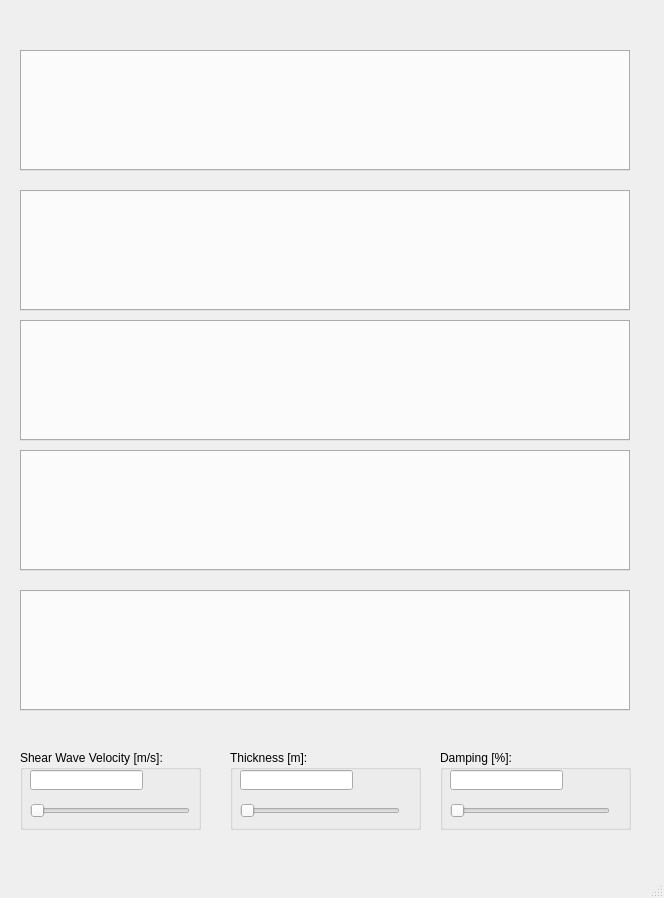
<?xml version="1.0" encoding="UTF-8"?>
<ui version="4.0">
 <class>MainWindow</class>
 <widget class="QMainWindow" name="MainWindow">
  <property name="geometry">
   <rect>
    <x>0</x>
    <y>0</y>
    <width>664</width>
    <height>898</height>
   </rect>
  </property>
  <property name="windowTitle">
   <string>MainWindow</string>
  </property>
  <widget class="QWidget" name="centralwidget">
   <widget class="QTabWidget" name="tabWidget">
    <property name="geometry">
     <rect>
      <x>20</x>
      <y>590</y>
      <width>610</width>
      <height>121</height>
     </rect>
    </property>
    <property name="minimumSize">
     <size>
      <width>0</width>
      <height>0</height>
     </size>
    </property>
    <property name="maximumSize">
     <size>
      <width>610</width>
      <height>16777215</height>
     </size>
    </property>
    <property name="currentIndex">
     <number>-1</number>
    </property>
   </widget>
   <widget class="QTabWidget" name="tabWidget_2">
    <property name="geometry">
     <rect>
      <x>20</x>
      <y>450</y>
      <width>610</width>
      <height>121</height>
     </rect>
    </property>
    <property name="minimumSize">
     <size>
      <width>0</width>
      <height>0</height>
     </size>
    </property>
    <property name="maximumSize">
     <size>
      <width>610</width>
      <height>16777215</height>
     </size>
    </property>
    <property name="currentIndex">
     <number>-1</number>
    </property>
   </widget>
   <widget class="QTabWidget" name="tabWidget_3">
    <property name="geometry">
     <rect>
      <x>20</x>
      <y>320</y>
      <width>610</width>
      <height>121</height>
     </rect>
    </property>
    <property name="minimumSize">
     <size>
      <width>0</width>
      <height>0</height>
     </size>
    </property>
    <property name="maximumSize">
     <size>
      <width>610</width>
      <height>16777215</height>
     </size>
    </property>
    <property name="currentIndex">
     <number>-1</number>
    </property>
   </widget>
   <widget class="QTabWidget" name="tabWidget_4">
    <property name="geometry">
     <rect>
      <x>20</x>
      <y>190</y>
      <width>610</width>
      <height>121</height>
     </rect>
    </property>
    <property name="minimumSize">
     <size>
      <width>0</width>
      <height>0</height>
     </size>
    </property>
    <property name="maximumSize">
     <size>
      <width>610</width>
      <height>16777215</height>
     </size>
    </property>
    <property name="currentIndex">
     <number>-1</number>
    </property>
   </widget>
   <widget class="QTabWidget" name="tabWidget_5">
    <property name="geometry">
     <rect>
      <x>20</x>
      <y>50</y>
      <width>610</width>
      <height>121</height>
     </rect>
    </property>
    <property name="minimumSize">
     <size>
      <width>0</width>
      <height>0</height>
     </size>
    </property>
    <property name="maximumSize">
     <size>
      <width>610</width>
      <height>16777215</height>
     </size>
    </property>
    <property name="currentIndex">
     <number>-1</number>
    </property>
   </widget>
   <widget class="QGroupBox" name="groupBox">
    <property name="geometry">
     <rect>
      <x>20</x>
      <y>750</y>
      <width>181</width>
      <height>80</height>
     </rect>
    </property>
    <property name="title">
     <string>Shear Wave Velocity [m/s]:</string>
    </property>
    <widget class="QLineEdit" name="lineEdit">
     <property name="geometry">
      <rect>
       <x>10</x>
       <y>20</y>
       <width>113</width>
       <height>20</height>
      </rect>
     </property>
    </widget>
    <widget class="QSlider" name="horizontalSlider">
     <property name="geometry">
      <rect>
       <x>10</x>
       <y>50</y>
       <width>160</width>
       <height>22</height>
      </rect>
     </property>
     <property name="orientation">
      <enum>Qt::Horizontal</enum>
     </property>
    </widget>
   </widget>
   <widget class="QGroupBox" name="groupBox_2">
    <property name="geometry">
     <rect>
      <x>230</x>
      <y>750</y>
      <width>191</width>
      <height>80</height>
     </rect>
    </property>
    <property name="title">
     <string>Thickness [m]:</string>
    </property>
    <widget class="QSlider" name="horizontalSlider_2">
     <property name="geometry">
      <rect>
       <x>10</x>
       <y>50</y>
       <width>160</width>
       <height>22</height>
      </rect>
     </property>
     <property name="orientation">
      <enum>Qt::Horizontal</enum>
     </property>
    </widget>
    <widget class="QLineEdit" name="lineEdit_2">
     <property name="geometry">
      <rect>
       <x>10</x>
       <y>20</y>
       <width>113</width>
       <height>20</height>
      </rect>
     </property>
    </widget>
   </widget>
   <widget class="QGroupBox" name="groupBox_3">
    <property name="geometry">
     <rect>
      <x>440</x>
      <y>750</y>
      <width>191</width>
      <height>80</height>
     </rect>
    </property>
    <property name="title">
     <string>Damping [%]:</string>
    </property>
    <widget class="QSlider" name="horizontalSlider_5">
     <property name="geometry">
      <rect>
       <x>10</x>
       <y>50</y>
       <width>160</width>
       <height>22</height>
      </rect>
     </property>
     <property name="orientation">
      <enum>Qt::Horizontal</enum>
     </property>
    </widget>
    <widget class="QLineEdit" name="lineEdit_5">
     <property name="geometry">
      <rect>
       <x>10</x>
       <y>20</y>
       <width>113</width>
       <height>20</height>
      </rect>
     </property>
    </widget>
   </widget>
   <widget class="FooterWidget" name="footerWidget">
    <property name="geometry">
     <rect>
      <x>10</x>
      <y>860</y>
      <width>631</width>
      <height>20</height>
     </rect>
    </property>
    <property name="minimumSize">
     <size>
      <width>0</width>
      <height>0</height>
     </size>
    </property>
   </widget>
   <widget class="HeaderWidget" name="headerWidget">
    <property name="geometry">
     <rect>
      <x>15</x>
      <y>20</y>
      <width>621</width>
      <height>20</height>
     </rect>
    </property>
    <property name="minimumSize">
     <size>
      <width>0</width>
      <height>0</height>
     </size>
    </property>
   </widget>
  </widget>
  <widget class="QMenuBar" name="menubar">
   <property name="geometry">
    <rect>
     <x>0</x>
     <y>0</y>
     <width>664</width>
     <height>21</height>
    </rect>
   </property>
  </widget>
  <widget class="QStatusBar" name="statusbar"/>
 </widget>
 <customwidgets>
  <customwidget>
   <class>HeaderWidget</class>
   <extends>QFrame</extends>
   <header>../SimCenterCommon/Common/HeaderWidget.h</header>
   <container>1</container>
  </customwidget>
  <customwidget>
   <class>FooterWidget</class>
   <extends>QFrame</extends>
   <header>../SimCenterCommon/Common/FooterWidget.h</header>
   <container>1</container>
  </customwidget>
 </customwidgets>
 <resources/>
 <connections/>
</ui>
